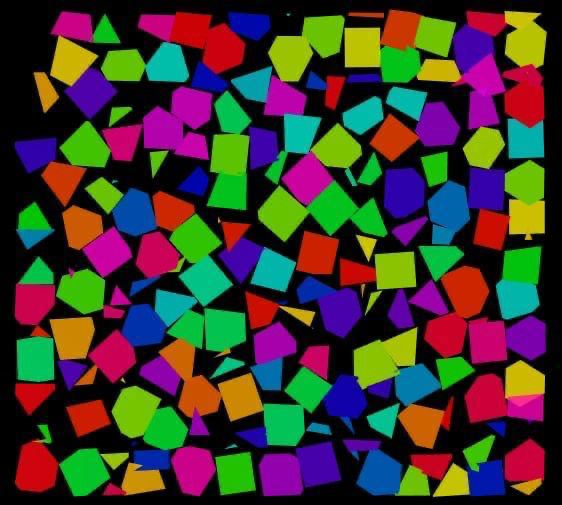
#> input picture cv/find_grains_vertices/grains.jpg, 562 x 505 px, given as the content of the folder data/artif_31.01, which was not available
$ jupyter execute --allow-errors preprocess.ipynb
#> lines starting #> are read from the running program, lines starting #| are printed output that depends on the picture; after the words box and inside, x2 and y2 are one past the last pixel; in counts of white or black regions, pixels touching at a corner belong together; pictures that were not available may be replaced by others from this repository, and a replacement may not be noted
### src/utils.py
import numpy as np
import os
import requests

from matplotlib import pyplot as plt
from matplotlib import cm

from lmfit.models import Model

from sklearn.cluster import KMeans

from shapely.geometry import Polygon

from radio_beam.commonbeam import getMinVolEllipse

from scipy import ndimage as ndi
from scipy.spatial import distance

from skimage import io
from skimage.measure import EllipseModel
from skimage.color import rgb2gray
from skimage import filters, util
from skimage.morphology import disk, skeletonize, ball
from skimage.measure import approximate_polygon
from skimage import transform

from PIL import Image, ImageDraw, ImageFilter, ImageOps

from sklearn.linear_model import LinearRegression

from scipy import ndimage

import copy
import cv2
from tqdm.notebook import tqdm

from scipy.spatial import ConvexHull

import sys
import logging
import time
import glob
from logging import StreamHandler, Formatter

from src.cfg import CfgAnglesNames, CfgBeamsNames, CfgDataset
import json

handler = StreamHandler(stream=sys.stdout)
handler.setFormatter(Formatter(fmt='[%(asctime)s: %(levelname)s] %(message)s'))

logger = logging.getLogger(__name__)
logger.addHandler(handler)

file_path = os.getcwd() + '/utils.py'


class grainPreprocess():

    # [63 lines left out: functions image_preprocess_kmeans, imdivide, combine, not called in this run]

    @classmethod
    def do_otsu(cls, img: np.ndarray) -> np.ndarray:
        """
        :param img: ndarray (height,width,channels)
        :return: ndarray (height,width), Boolean
        """
        #
        # бинаризация отсу
        #
        global_thresh = filters.threshold_otsu(img)
        binary_global = img > global_thresh

        return binary_global.astype('uint8')

    @classmethod
    def image_preprocess(cls, image: np.ndarray) -> np.ndarray:
        """
        :param image: ndarray (height,width,channels)
        :return: ndarray (height,width,1)
        """
        #
        # комбинация медианного фильтра, биноризации и градиента
        # у зерен значение пикселя - 0, у регионов связ. в-ва - 127,а у их границы - 254
        #
        unsigned_image = util.img_as_ubyte(image)
        if len(unsigned_image.shape) < 3:
            unsigned_image = unsigned_image[..., np.newaxis]
        denoised = filters.rank.median(unsigned_image, ball(3))
        binary = cls.do_otsu(denoised)
        grad = abs(filters.rank.gradient(binary, ball(1)))
        bin_grad = (1 - binary + grad) * 127

        return bin_grad.astype(np.uint8)

    # [123 lines left out: functions read_preprocess_data, tiff2jpg, get_example_images, not called in this run]


class grainMorphology():

    # [29 lines left out: function kmeans_image, not called in this run]


class grainFig():

    # [85 lines left out: functions line, rect, not called in this run]


class grainMark():
    # [47 lines left out: functions mark_corners_and_classes, mean_pixel, not called in this run]

    @classmethod
    def get_row_contours(cls, image):
        """
        :param image: ndarray (width, height,3)
        :return: list (N_contours, (M_points,2) )
        """
        #
        # Возвращает кооридинаты пикселей контуров каждого региона
        #
        edges = cv2.Canny(image, 0, 255, L2gradient=False)

        # направление обхода контура по часовой стрелке
        contours, _ = cv2.findContours(edges, cv2.RETR_EXTERNAL, cv2.CHAIN_APPROX_NONE)
        new_contours = []
        for cnt in contours:
            new_contours.append(np.array(cnt).reshape((-1, 2)))
        return new_contours

    @classmethod
    def get_contours(cls, image, tol=3):
        """
        :param image: ndarray (width, height,3)
        :param tol: int Maximum distance from original points of polygon to approximated polygonal chain
        :return: list (N_contours, (M_points,2) )
        """
        #
        # уменьшение количества точек контура при помощи алгоритма Дугласа-Пекера
        #
        contours = cls.get_row_contours(image)

        new_contours = []
        for j, cnt in enumerate(contours):
            if len(cnt) > 2:
                coords = approximate_polygon(cnt, tolerance=tol)
                new_contours.append(coords)
            else:
                continue

        return new_contours

    @classmethod
    def get_angles(cls, image, border_eps=5, tol=3):
        """
        :param image: ndarray (width, height,1), only preprocessed image
        :param thr: int, distance from original image edge to inner image edge (rect in rect)
        :return: angles ndarray shape (n)
        """
        #
        # Возвращает углы с направлением обхода контура против часовой стрелки, углы >180 градусов учитываются.
        # На вход принимает только обработанное изображение
        #

        cnts = cls.get_row_contours(image)
        angles = []

        for j, cnt in enumerate(cnts):
            rules = [image.shape[0] - cnt[:, 0].max() > border_eps, cnt[:, 0].min() > border_eps,
                     image.shape[1] - cnt[:, 1].max() > border_eps, cnt[:, 1].min() > border_eps]
            # проверяем находится ли контур у границы, но это срабатывает очень редко
            if all(rules):
                cnt_aprox = approximate_polygon(cnt, tolerance=tol)
                # основная проверка на неправильные контуры
                if len(cnt_aprox) > 3:
                    for i, point in enumerate(cnt_aprox[:-1]):

                        y1, x1 = cnt_aprox[i - 1]
                        y2, x2 = cnt_aprox[i]
                        y3, x3 = cnt_aprox[i + 1]

                        v1 = np.array((x1 - x2, y1 - y2)).reshape(1, 2)
                        v2 = np.array((x3 - x2, y3 - y2)).reshape(1, 2)

                        dot = np.dot(v1[0], v2[0])
                        dist1 = np.linalg.norm(v1[0])
                        dist2 = np.linalg.norm(v2[0])
                        cos = dot / (dist1 * dist2)

                        v = np.concatenate([v1, v2])
                        det = np.linalg.det(v)

                        if abs(cos) < 1:
                            ang = int(np.arccos(cos) * 180 / np.pi)

                            if det < 0:
                                angles.append(ang)
                            else:
                                angles.append(360 - ang)
                        else:
                            if det < 0:
                                angles.append(360)
                            else:
                                angles.append(0)

        return np.array(angles)

    @classmethod
    def get_mvee_params(cls, image, tol=0.2, debug=False):
        """
        :param image: ndarray (width, height,1), only preprocessed image
        :param tol: foat, koef of ellipse compactness
        :return: ndarray a_beams, b_beams, angles, centroids
        """
        #
        # возвращает полуоси и угол поворота фигуры minimal volume enclosing ellipsoid,
        # которая ограничивает исходные точки контура эллипсом. Для расчетов центр координатной оси
        # сдвигается на центроид полигона (исследуемого региона),
        # а затем сдвигается на среднее значение координат полигона
        #
        raw_contours = grainMark.get_row_contours(image)
        a_beams = []
        b_beams = []
        angles = []
        centroids = []

        contours=[]

        for i, cnt in enumerate(raw_contours):
            if len(cnt) > 2:
                try:
                    cnt = np.array(cnt)
                    polygon = Polygon(cnt)
                    contours.append(cnt)

                    x_centroid, y_centroid = polygon.centroid.coords[0]
                    points = cnt - (x_centroid, y_centroid)

                    x_norm, y_norm = points.mean(axis=0)
                    points = (points - (x_norm, y_norm))
                    data = getMinVolEllipse(points, tol)

                    xc, yc = data[0][0]
                    a, b = data[1]
                    sin = data[2][0][1]
                    angle = -np.arcsin(sin)

                    a_beams.append(a)
                    b_beams.append(b)
                    angles.append(angle)
                    centroids.append([x_centroid + x_norm, y_centroid + y_norm])
                except Exception:
                    if debug:
                        logger.warning(f'{file_path} error i={i}, singularity matrix error, no reason why',
                                       exc_info=debug)

        a_beams = np.array(a_beams, dtype='int32')
        b_beams = np.array(b_beams, dtype='int32')
        angles = np.array(angles, dtype='float32')
        centroids = np.array(centroids, dtype='int32')

        return a_beams, b_beams, angles, centroids,contours

    # [23 lines left out: function skeletons_coords, not called in this run]


class grainShow():

    # [54 lines left out: functions img_show, enclosing_ellipse_show, not called in this run]


class grainDraw():
    # [18 lines left out: function draw_corners, not called in this run]

    @classmethod
    def draw_edges(cls, image, cnts, color=(50, 50, 50), r=4, e_width=5, l_width=4):
        """
        :param image: ndarray (width, height, channels)
        :param cnts: ndarray (n_cnts,n,2)
        :param color: tuple (3,)
        :return: ndarray (width, height, channels)
        """
        #
        # рисует на изображении линии по точкам контура cnts
        # линии в стиле x^1->x^2,x^2->x^3 и тд
        #
        new_image = copy.copy(image)
        im = Image.fromarray(np.uint8(cm.gist_earth(new_image) * 255))
        draw = ImageDraw.Draw(im)

        for j, cnt in enumerate(cnts):
            if len(cnt) > 1:
                point = cnt[0]
                x1, y1 = point[1], point[0]

                for i, point2 in enumerate(cnt):
                    p2 = point2

                    x2, y2 = p2[1], p2[0]

                    draw.ellipse((y2 - r, x2 - r, y2 + r, x2 + r), fill=color, width=e_width)
                    draw.line((y1, x1, y2, x2), fill=(100, 100, 100), width=l_width)
                    x1, y1 = x2, y2

            else:
                continue

        img = np.array(im)

        return img

    # [49 lines left out: function draw_tree, not called in this run]


class grainStats():
    # [18 lines left out: function kernel_points, not called in this run]

    @classmethod
    def stats_preprocess(cls, array, step):
        """
        :param array: list, ndarray (n,)
        :param step: int
        :return: array_copy, array_copy_set, dens_curve
        """
        #
        # приведение углов к кратости, например 0,step,2*step и тд
        #
        array_copy = array.copy()
        if step != 0:
            for i, a in enumerate(array_copy):
                while array_copy[i] % step != 0:
                    array_copy[i] += 1

            array_copy_set = np.sort(np.array(list(set(array_copy))))
            dens_curve = []
            for arr in array_copy_set:
                num = 0
                for ar in array_copy:
                    if arr == ar:
                        num += 1
                dens_curve.append(num)
            return np.array(array_copy), array_copy_set, np.array(dens_curve)
        else:
            print('step is 0, stats preprocess error')

    # [71 lines left out: functions gaussian, gaussian_bimodal, gaussian_termodal, ellipse, not called in this run]


class grainApprox():

    # [21 lines left out: function gaussian_fit, not called in this run]

    @classmethod
    def gaussian_fit_bimodal(cls, x, y, mu1=100, mu2=240, sigma1=30, sigma2=30, amp1=1, amp2=1):
        """
        :param x: list (n,)
        :param y: list (n,)
        :param mu1: float
        :param mu2: float
        :param sigma1: float
        :param sigma2: float
        :param amp1: float
        :param amp2: float
        :return: mus, sigmas, amps
        """
        #
        # аппроксимация заданных точек бимодальной нормальной функцией
        #
        gmodel = Model(grainStats.gaussian_bimodal)
        res = gmodel.fit(y, x=x, mu1=mu1, mu2=mu2, sigma1=sigma1, sigma2=sigma2, amp1=amp1, amp2=amp2)

        mus = [res.params['mu1'].value, res.params['mu2'].value]
        sigmas = [res.params['sigma1'].value, res.params['sigma2'].value]
        amps = [res.params['amp1'].value, res.params['amp2'].value]

        return mus, sigmas, amps

    # [53 lines left out: functions gaussian_fit_termodal, lin_regr_approx, not called in this run]

    @classmethod
    def bimodal_gauss_approx(cls, x, y):
        """
        :param x: list (n,)
        :param y: list (n,)
        :return: (x_gauss, y_gauss), mus, sigmas, amps
        """
        #
        # аппроксимация распределения бимодальным гауссом
        #

        mus, sigmas, amps = cls.gaussian_fit_bimodal(x, y)

        x_gauss = np.arange(0, 361)
        y_gauss = grainStats.gaussian_bimodal(x_gauss, mus[0], mus[1], sigmas[0], sigmas[1], amps[0], amps[1])

        return (x_gauss, y_gauss), mus, sigmas, amps


class grainGenerate():
    # [128 lines left out: functions angles_legend, angles_approx_save, beams_legend, not called in this run]

    class NumpyEncoder(json.JSONEncoder):
        # [107 lines left out: functions default, diametr_approx_save, not called in this run]


class GrainLogs():

    # [22 lines left out: function printProgressBar, not called in this run]

### cv/preprocess.ipynb
[cell 1]
import numpy as np
import os
import time

from lmfit.models import GaussianModel, Model
from sklearn.linear_model import LinearRegression
from sklearn import mixture, metrics

from shapely.geometry import Polygon

from scipy.stats.distributions import norm
from sklearn.neighbors import KernelDensity
from scipy.stats import gaussian_kde

from matplotlib import pyplot as plt
from matplotlib import cm

from skimage.measure import EllipseModel
from matplotlib.patches import Ellipse

from scipy import ndimage as ndi
from scipy.spatial import distance
from numpy import linalg

import skimage
from skimage import io, transform
from skimage.draw import ellipse
from skimage.color import rgb2gray
from skimage import filters
from skimage.morphology import disk
from skimage import filters, util
from skimage.morphology import disk, skeletonize, ball
from skimage import color

from sklearn import preprocessing

from PIL import Image, ImageDraw, ImageFilter, ImageOps
import copy
import cv2
import os
import sys

import matplotlib.pyplot as plt
import matplotlib.gridspec as gridspec
from scipy.ndimage import distance_transform_edt as edt
from skimage.draw import ellipse
from skimage.measure import find_contours, approximate_polygon, subdivide_polygon
import logging
import glob
from radio_beam.commonbeam import getMinVolEllipse

from src.utils import grainPreprocess, grainShow, grainMark, grainDraw, grainApprox, grainStats, grainMorphology,grainGenerate
from src.cfg import CfgAnglesNames, CfgBeamsNames, CfgDataset

[cell 2]
path='data/artif_31.01/'
folders_paths=glob.glob(path+'*')
deep_folders_paths=[glob.glob(path+'/*') for path in folders_paths]
#> (the rest of this cell did not finish here and is left out)

[cell 3]
path='data/artif_31.01/'
folders_paths=glob.glob(path+'*')
deep_folders_paths=[glob.glob(path+'/*') for path in folders_paths]
#> (the rest of this cell did not finish here and is left out)

[cell 4]
def imdivide(image: np.ndarray, h: int, side: str) -> np.ndarray:
    """
    :param image: ndarray (height,width,channels)
    :param h: int scalar
    :param side: str 'left'
    :return: ndarray (height,width/2,channels)
    """
    #
    # возвращает левую или правую часть полученного изображения
    #
    height, width = image.shape
    sides = {'left': 0, 'right': 1}
    shapes = [(0, height - h, 0, width // 2), (0, height - h, width // 2, width)]
    shape = shapes[sides[side]]

    return image[shape[0]:shape[1], shape[2]:shape[3]]

[cell 5]
# old_folder_path='../datasets/original_balanced_classes'
# old_folder_path='../datasets/bc_right_sub_left_minmax_4x'
old_folder_path='../datasets/bc_left_sub_right_minmax_4x'

folders=os.listdir(old_folder_path)
# images_paths=[glob.glob(f'../data/dataset_cleaned/{folder}/*') for folder in folders]
images_paths=[glob.glob(f'{old_folder_path}/{folder}/*') for folder in folders]

new_folder_path='../datasets/bc_left_sub_right_minmax_4x_360'
# new_folder_path='../datasets/bc_right_sub_left_minmax_4x_360'

if not os.path.exists(new_folder_path):
    os.mkdir(new_folder_path)

for folder in folders:
    if not os.path.exists(new_folder_path+'/'+folder):
        os.mkdir(new_folder_path+'/'+folder)
#> further down, image is the input picture: shape (505, 562, 3); mean R, G, B 67.6, 58.1, 50.3

#> (the rest of this cell did not finish here and is left out)

        right_img = imdivide(image, h=145, side='right')
        # [12 lines of commented-out code are left out]
        img=image

        # scaler=preprocessing.MinMaxScaler(feature_range=(0,255))
        # img=scaler.fit_transform(img).astype(np.uint8)

        width, height=image.shape
        # [4 lines of commented-out code are left out]

        img1=transform.rotate(image,90)*255
        img2=transform.rotate(image,180)*255
        img3=transform.rotate(image,270)*255

        # io.imsave(new_folder_path+'/'+folder+'/'+image_name,img)

        name=image_name.split('.')[0]

        # [4 lines of commented-out code are left out]


        io.imsave(new_folder_path+'/'+folder+'/'+name+'_angle_0.png',image)
        io.imsave(new_folder_path+'/'+folder+'/'+name+'_angle_90.png',img1)
        io.imsave(new_folder_path+'/'+folder+'/'+name+'_angle_180.png',img2)
        io.imsave(new_folder_path+'/'+folder+'/'+name+'_angle_270.png',img3)

[cell 6]
images=glob.glob('data/artif/mixer/*')
images=[io.imread(name) for name in images]
#> images = 1 item
step=2

all_original_angles = []
for image in images:

    img = rgb2gray(image)*255
    # global_thresh = filters.threshold_otsu(img)
    global_thresh = 67
    bin_image = img > global_thresh
    bin_image=bin_image.astype(np.uint8)*255

    preproc_image=grainPreprocess.image_preprocess(bin_image)

    original_angles = grainMark.get_angles(preproc_image)

    for angle in original_angles:
        all_original_angles.append(angle)
#> this loop made 1 pass
#> pass 1, `img = rgb2gray(image)*255`:
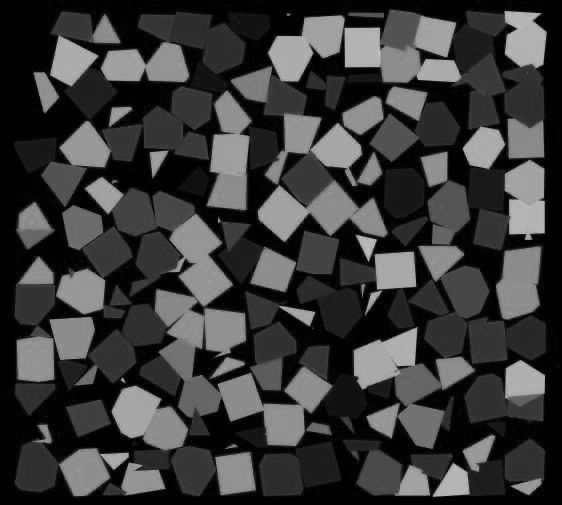
#> img: shape (505, 562) float64; min 0, max 206.1, mean 59.6
#> pass 1, `bin_image = img > global_thresh`:
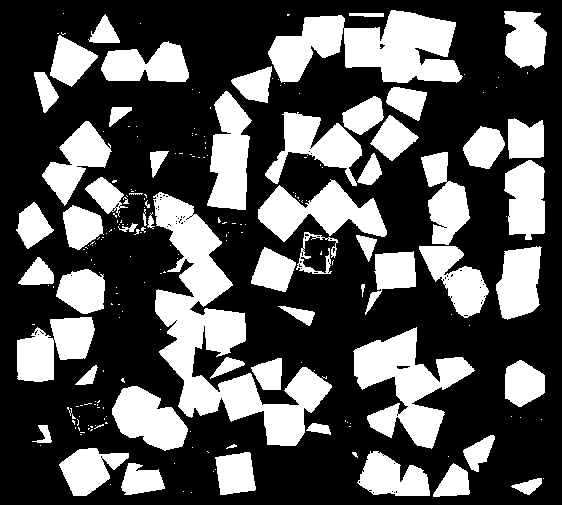
#> bin_image: shape (505, 562) bool; 33.3% white; 222 white regions (162 under 20 px), largest, box (x1, y1, x2, y2) and area: (153, 192, 332, 446) 13921, (268, 10, 463, 83) 8819, (353, 327, 475, 449) 6439
#> pass 1, in image_preprocess, `denoised = filters.rank.median(unsigned_image, ball(3))`:
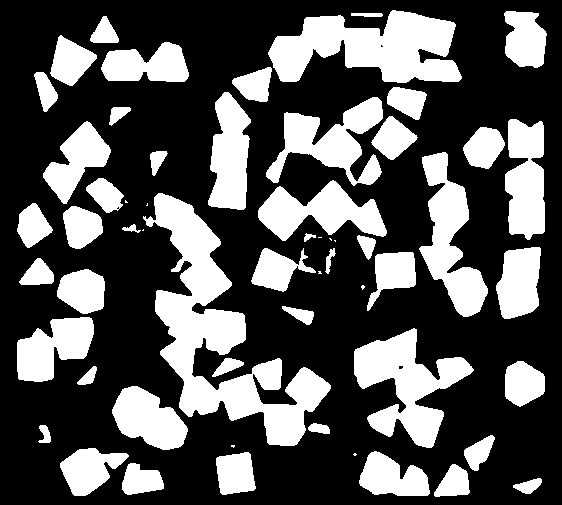
#> denoised: shape (505, 562, 1); 33% white; 58 white regions (10 under 20 px), largest, box (x1, y1, x2, y2) and area: (143, 193, 331, 446) 14779, (268, 10, 462, 83) 8855, (354, 328, 474, 448) 6459
#> after the loop:
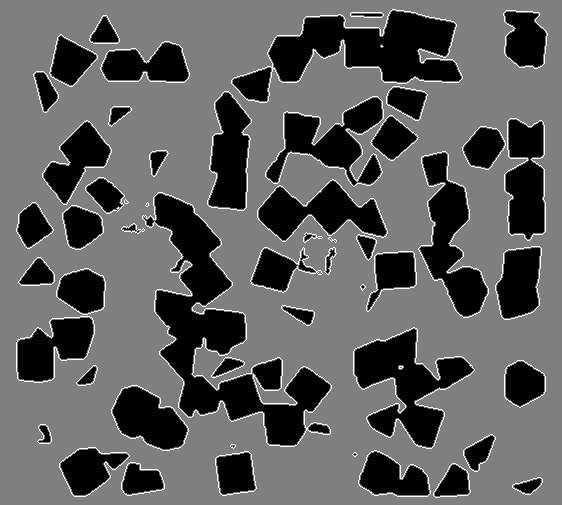
#> preproc_image: shape (505, 562, 1); min 0, max 254, mean 93.2
#> after the loop, all_original_angles = 637 values, max 360 at index 52, min 0 at index 20, mean 173.1

angles, angles_set, dens_curve = grainStats.stats_preprocess(all_original_angles, step)
#> in stats_preprocess, `array_copy = array.copy()`: array_copy has the same summary as all_original_angles outside stats_preprocess
#> the loop in stats_preprocess, `for i, a in enumerate(array_copy):` made 637 passes
#> a on passes 1 to 3: 346, 104, 10
#> after the loop in stats_preprocess, `for i, a in enumerate(array_copy):`: array_copy = 637 values, max 360 at index 52, min 0 at index 20, mean 173.6
#> in stats_preprocess, `array_copy_set = np.sort(np.array(list(set(array_copy))))`: array_copy_set = 153 values from 0 to 360
#> the loop in stats_preprocess, `for arr in array_copy_set:` made 153 passes
#> arr on passes 3 to 5: 4, 6, 8
#> after the loop in stats_preprocess, `for arr in array_copy_set:`: dens_curve = 153 values, max 17 at index 54, min 1 at index 14, mean 4.16
#> angles has the same summary as array_copy in stats_preprocess; angles_set = 153 values from 0 to 360

x = angles_set.astype(np.float64)
#> x = 153 values from 0 to 360
y = dens_curve
#> y has the same summary as dens_curve in stats_preprocess

norm = np.sum(y)
#> norm = 637
y = y / norm
#> y = 153 values, max 0.0267 at index 54, min 0.00157 at index 14, mean 0.00654

#> (the rest of this cell did not finish here and is left out)


# text = grainGenerate.angles_legend(len(images_list), names[i], types_dict[names[i]], step, mus, sigmas,
#                                    amps, norm)
#
# xy_gauss.append((x_gauss, y_gauss))
# xy_scatter.append((x, y))
# xy_gauss_data.append((
#     (mus[0], sigmas[0], amps[0]),
#     (mus[1], sigmas[1], amps[1])
# ))
#
# texts.append(text)

[cell 7]
cnts=grainMark.get_contours(preproc_image)
#> in get_row_contours (call 2), `edges = cv2.Canny(image, 0, 255, L2gradient=False)`:
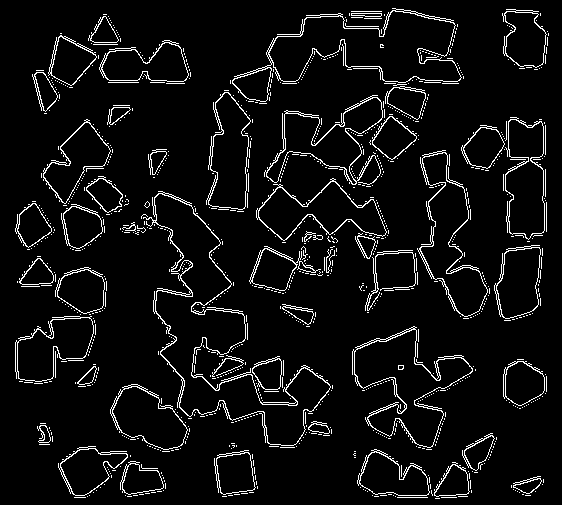
#> edges: shape (505, 562); 6.1% white in thin lines or dots
#> the loop in get_row_contours (call 2), `for cnt in contours:` made 1016 passes
#> cnt on passes 6, 10, 12: [[395, 496]], [[87, 496]], [[393, 495]]
#> after the loop in get_row_contours (call 2), `for cnt in contours:`: new_contours = 1016 items
#> (the rest of the program and of its run is left out)
